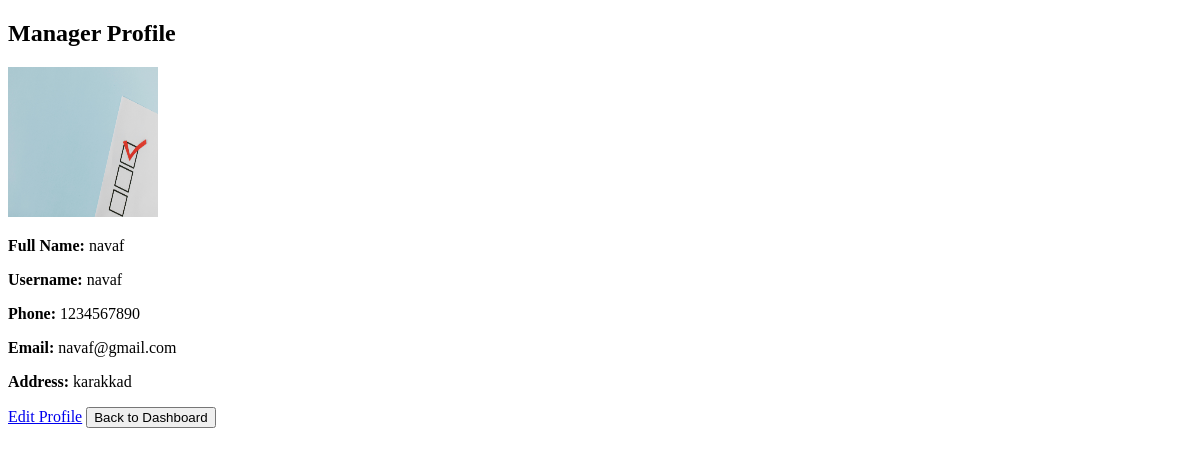
Before: /manager/1/profile/ with the older database file.
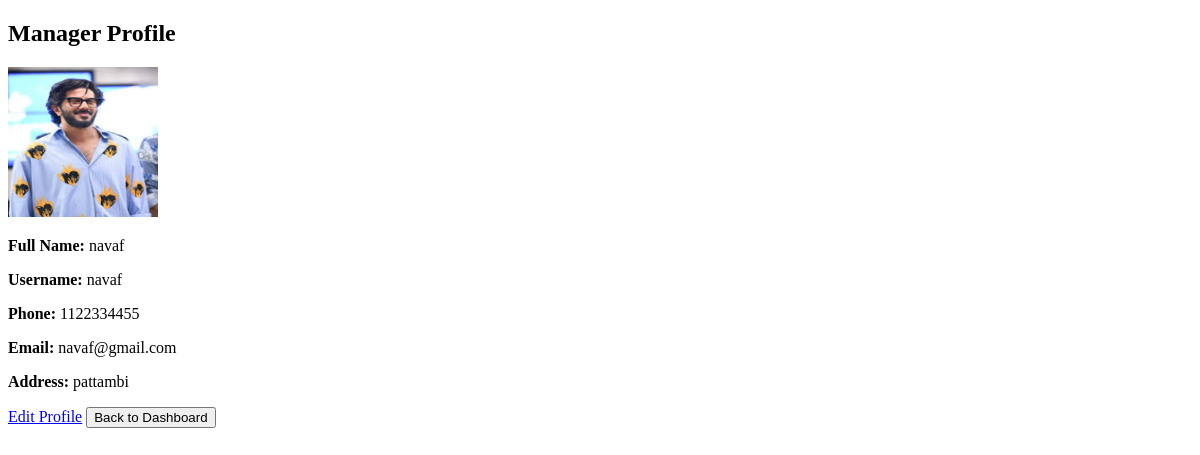
After: the same page with the newer database file.
### vote/models.py (models this page shows, shortened)
class ElectionManager(models.Model):
    id_number = models.CharField(max_length=20, unique=True)
    profile_picture = models.ImageField(upload_to="profiles/", null=True, blank=True)
    fullname = models.CharField(max_length=255)
    username = models.CharField(max_length=100, unique=True)
    phone_number = models.CharField(max_length=10, unique=True)
    email = models.EmailField(unique=True)
    address = models.TextField()
    password = models.CharField(max_length=255)

### vote/views.py (the view)
# urls.py: path("manager/<int:manager_id>/profile/", views.view_profile, name="view_profile"),
def view_profile(request, manager_id):
    manager = get_object_or_404(ElectionManager, id=manager_id)
    return render(request, "view_profile.html", {"manager": manager})

### vote/templates/view_profile.html (shortened to what this page needs)
<!DOCTYPE html>
<html lang="en">
<head>
</head>
<body>
    <h2>Manager Profile</h2>
    {% if manager.profile_picture %}
        <img src="{{ manager.profile_picture.url }}" width="150" height="150" alt="Profile Picture"><br>
    {% else %}
        <p>No profile picture</p>
    {% endif %}
    <p><strong>Full Name:</strong> {{ manager.fullname }}</p>
    <p><strong>Username:</strong> {{ manager.username }}</p>
    <p><strong>Phone:</strong> {{ manager.phone_number }}</p>
    <p><strong>Email:</strong> {{ manager.email }}</p>
    <p><strong>Address:</strong> {{ manager.address }}</p>
    <a href="/manager/{{ manager.id }}/profile/edit/">Edit Profile</a>
    <a href="/manager/{{ manager.id }}/dashboard/">
        <button>Back to Dashboard</button>
    </a>
</body>
</html>

Changed rows visible on the page:
changed ElectionManager "navaf": profile_picture: a different picture; phone_number "1234567890" → "1122334455"; address "karakkad" → "pattambi"
